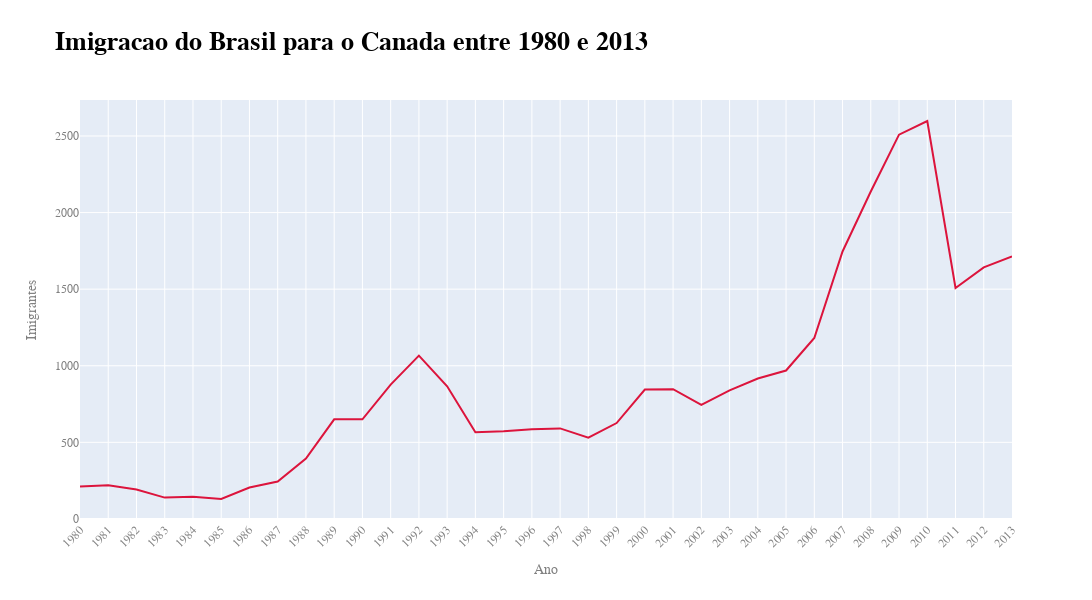

This figure's notebook cell:
### Code cell
fig = px.line(dados_brasil, x='ano', y='imigrantes',
              title='Imigracao do Brasil para o Canada entre 1980 e 2013')
fig.update_traces(line_color='crimson')
fig.update_layout(width=1200, height=600,
                  xaxis={'tickangle': -45},
                  font={'color': 'gray',
                        'family': 'papyrus'},
                  title_font_size=26,
                  title_font_weight='bold',
                  title_font_color='black',
                  xaxis_title='Ano',
                  yaxis_title='Imigrantes')
fig.show()

### Figure 1 — Plotly figure (JSON) as saved in the notebook; plotly's stock layout.template omitted (floating-point values rounded to 4 significant figures)
{"data": [{"hovertemplate": "ano=%{x}<br>imigrantes=%{y}<extra></extra>", "legendgroup": "", "line": {"color": "crimson", "dash": "solid"}, "marker": {"symbol": "circle"}, "mode": "lines", "name": "", "orientation": "v", "showlegend": false, "x": ["1980", "1981", "1982", "1983", "1984", "1985", "1986", "1987", "1988", "1989", "1990", "1991", "1992", "1993", "1994", "1995", "1996", "1997", "1998", "1999", "2000", "2001", "2002", "2003", "2004", "2005", "2006", "2007", "2008", "2009", "2010", "2011", "2012", "2013"], "xaxis": "x", "y": [211, 220, 192, 139, 145, 130, 205, 244, 394, 650, 650, 877, 1066, 866, 566, 572, 586, 591, 531, 626, 845, 847, 745, 839, 917, 969, 1181, 1746, 2138, 2509, 2598, 1508, 1642, 1714], "yaxis": "y", "type": "scatter"}], "layout": {"xaxis": {"anchor": "y", "domain": [0.0, 1.0], "title": {"text": "Ano"}, "tickangle": -45}, "yaxis": {"anchor": "x", "domain": [0.0, 1.0], "title": {"text": "Imigrantes"}}, "legend": {"tracegroupgap": 0}, "title": {"text": "Imigracao do Brasil para o Canada entre 1980 e 2013", "font": {"size": 26, "weight": "bold", "color": "black"}}, "font": {"color": "gray", "family": "papyrus"}, "width": 1200, "height": 600}}
